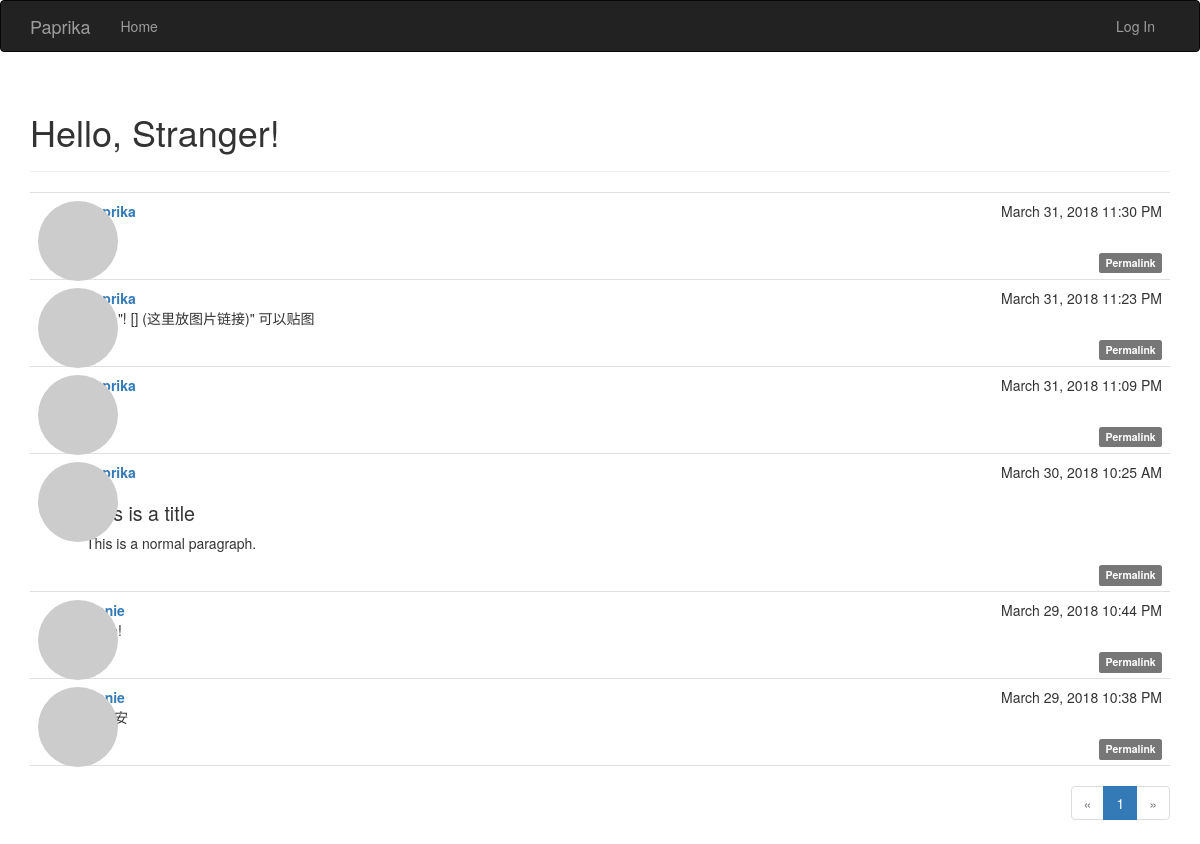
Before: / with the older database file.
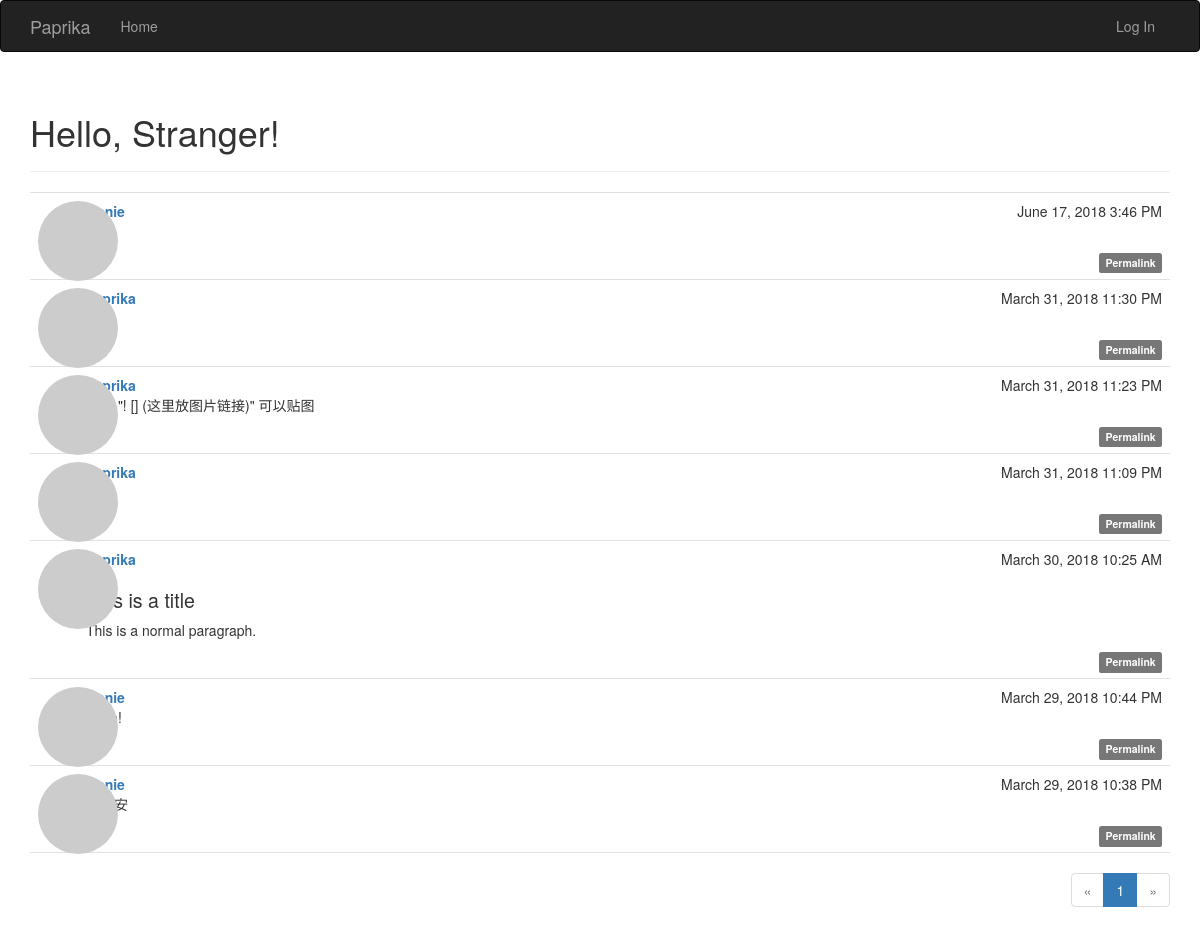
After: the same page with the newer database file.
### app/models.py (models this page shows, shortened)
class Post(db.Model):
    __tablename__ = 'posts'
    id = db.Column(db.Integer, primary_key=True)
    body = db.Column(db.Text)
    timestamp = db.Column(db.DateTime, index=True, default=datetime.now)
    author_id = db.Column(db.Integer, db.ForeignKey('users.id'))
    body_html = db.Column(db.Text)

class User(UserMixin, db.Model):
    __tablename__ = 'users'
    id = db.Column(db.Integer, primary_key=True)
    email = db.Column(db.String(64), unique=True, index=True)
    username = db.Column(db.String(64), unique=True, index=True)
    role_id = db.Column(db.Integer, db.ForeignKey('roles.id'))
    password_hash = db.Column(db.String(128))
    confirmed = db.Column(db.Boolean, default=False)
    name = db.Column(db.String(64))
    location = db.Column(db.String(64))
    about_me = db.Column(db.Text())
    member_since = db.Column(db.DateTime(), default=datetime.now)
    last_seen = db.Column(db.DateTime(), default=datetime.now)
    followed = db.relationship('Follow', foreign_keys=[Follow.follower_id], backref=db.backref('follower', lazy='joined'), lazy='dynamic', cascade='all, delete-orphan')
    follower = db.relationship('Follow', foreign_keys=[Follow.followed_id],
                               backref=db.backref('followed', lazy='joined'), lazy='dynamic',
                               cascade='all, delete-orphan')
    avatar_hash = db.Column(db.String(32))
    posts = db.relationship('Post', backref='author', lazy='dynamic')
    @property
    def password(self):
        raise AttributeError('password is not a readable attribute')
    def gravatar(self, size=100, default='identicon', rating='g'):
        if request.is_secure:
            url = 'https://secure.gravatar.com/avatar'
        else:
            url = 'https://www.gravatar.com/avatar'
        hash = self.avatar_hash or hashlib.md5(self.email.encode('utf-8')).hexdigest()
        return '{url}/{hash}?s={size}&d={default}&r={rating}'.format(
            url=url, hash=hash, size=size, default=default, rating=rating)

### app/main/views.py (the view)
@main.route('/', methods=['GET', 'POST'])
def index():
    form = PostForm()
    if current_user.can(Permission.WRITE) and form.validate_on_submit():
        post = Post(body=form.body.data, author=current_user._get_current_object()) # 11章「博客文章」有说明，获取真正的用户对象
        db.session.add(post)
        db.session.commit()
        return redirect(url_for('.index'))
    page = request.args.get('page', 1, type=int)
    pagination = Post.query.order_by(Post.timestamp.desc()).paginate(page, per_page=current_app.config['FLASKY_POSTS_PER_PAGE'], error_out=False)
    posts = pagination.items
    return render_template('index.html', form=form, posts=posts, pagination=pagination)

### app/auth/views.py (called while the page is built)
@auth.before_app_request
def before_request():
    if current_user.is_authenticated:
        current_user.ping()
        if  not current_user.confirmed \
                and request.endpoint \
                and request.blueprint != 'auth' \
                and request.endpoint != 'static':
            return redirect(url_for('auth.unconfirmed'))

### app/main/__init__.py (called while the page is built)
@main.app_context_processor
def inject_permission():
    return dict(Permission=Permission)

### app/models.py (called while the page is built)
    def can(self, permissions):
        return False

    def is_admin(self):
        return False

### app/templates/index.html (shortened to what this page needs)
{% extends "base.html" %}
{% import "bootstrap/wtf.html" as wtf %}
{% import "_macros.html" as macros %}
{% block page_content %}
<div class="page-header">
    <h1>Hello, {% if current_user.is_authenticated %}{{ current_user.username }}{% else %}Stranger{% endif %}!</h1>
</div>
{% include '_posts.html' %}
{% if pagination %}
<div class="pagination">
    {{ macros.pagination_widget(pagination, '.index') }}
</div>
{% endif %}
{% endblock %}

### app/templates/_posts.html (shortened to what this page needs)
<ul class="posts">
    {% for post in posts %}
    <li class="post">
        <div class="post-thumbnail">
            <a href="{{ url_for('.user', username=post.author.username) }}">
                <img class="img-circle profile-thumbnail" src="{{ post.author.gravatar(size=40) }}">
            </a>
        </div>
        <div class="post-content">
            <div class="post-date">{{ moment(post.timestamp).format("LLL") }}</div>
            <div class="post-author"><a href="{{ url_for('.user', username=post.author.username) }}">{{ post.author.username }}</a></div>
            <div class="post-body">
                {% if post.body_html %}
                    {{ post.body_html | safe}}
                {% else %}
                    {{ post.body }}
                {% endif %}
            </div>
            <div class="post-footer">
                <a href="{{ url_for('.post', id=post.id) }}">
                    <span class="label label-default">Permalink</span>
                </a>
            </div>
        </div>
    </li>
    {% endfor %}
</ul>

Changed rows visible on the page:
added Post: timestamp "June 17, 2018 3:46 PM", author.username "Annie"
